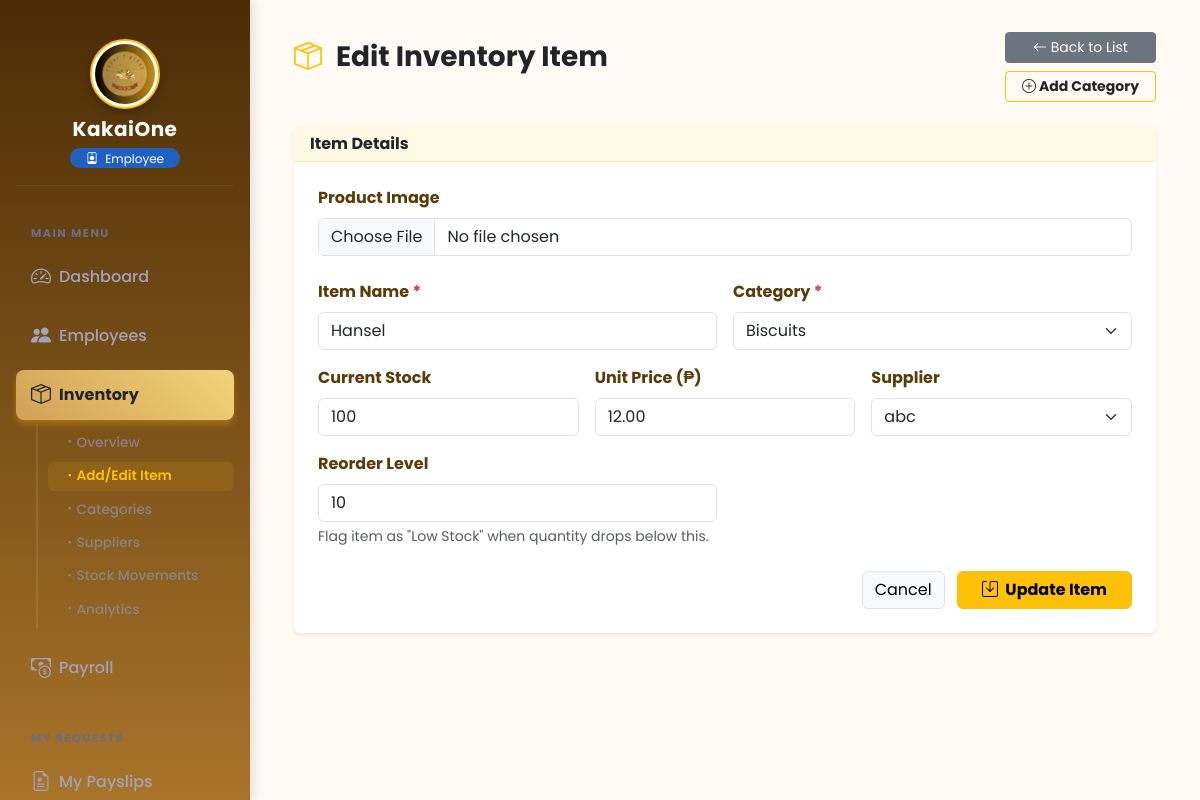
The page /frontend/inventory/inventory_form.php?id=2 (signed in) on the database its author committed.
### tables this page shows
CREATE TABLE `inventory` (
  `item_id` int(11) NOT NULL,
  `item_name` varchar(100) NOT NULL,
  `category_id` int(11) DEFAULT NULL,
  `quantity` int(11) DEFAULT 0,
  `unit_price` decimal(10,2) DEFAULT 0.00,
  `reorder_level` int(11) DEFAULT 10,
  `supplier_id` int(11) DEFAULT NULL,
  `status` enum('Available','Low Stock','Out of Stock') DEFAULT 'Available',
  `created_at` timestamp NOT NULL DEFAULT current_timestamp(),
  `image_path` varchar(255) DEFAULT NULL
);

### frontend/inventory/inventory_form.php (the view, shortened to what this page needs)
<?php
require_once __DIR__ . '/../includes/auth_check.php';
$id = isset($_GET['id']) ? intval($_GET['id']) : 0;
$isEdit = ($id > 0);
$item = [
  'item_name' => '',
  'category_id' => '',
  'quantity' => 0,
  'unit_price' => 0.00,
  'supplier_id' => '',
  'reorder_level' => 10,
  'status' => 'Available',
  'image_path' => ''
];
$suppliers = [];
$categories = [];
try {
  $supStmt = $pdo->query("SELECT * FROM suppliers ORDER BY supplier_name ASC");
  $suppliers = $supStmt->fetchAll(PDO::FETCH_ASSOC);
  $catStmt = $pdo->query("SELECT * FROM categories ORDER BY category_name ASC");
  $categories = $catStmt->fetchAll(PDO::FETCH_ASSOC);
} catch (PDOException $e) {
}
if ($isEdit && $_SERVER['REQUEST_METHOD'] !== 'POST') {
  try {
    $stmt = $pdo->prepare("SELECT * FROM inventory WHERE item_id = ?");
    $stmt->execute([$id]);
    $fetched = $stmt->fetch(PDO::FETCH_ASSOC);
    if ($fetched) {
      $item = $fetched;
    } else {
      die("Item not found.");
    }
  } catch (PDOException $e) {
    die("Error fetching item: " . $e->getMessage());
  }
}
?>
<!DOCTYPE html>
<html lang="en">
<head>
  <?php include '../includes/links.php'; ?>
</head>
<body class="bg-light">
  <?php include '../includes/sidebar.php'; ?>
  <main id="main-content" class="main-content-wrapper">
    <div class="container-fluid">
      <div class="d-flex justify-content-between align-items-start mb-4">
        <h3 class="fw-bold text-dark mt-2">
          <i class="bi bi-box-seam me-2 text-warning"></i>
          <?= $isEdit ? 'Edit Inventory Item' : 'Add New Item' ?>
        </h3>
        <div class="d-flex flex-column gap-2 text-end">
          <a href="inventory_overview.php" class="btn btn-secondary btn-sm px-3">
            <i class="bi bi-arrow-left"></i> Back to List
          </a>
          <button type="button" class="btn btn-outline-warning text-dark btn-sm fw-bold px-3" data-bs-toggle="modal" data-bs-target="#addCategoryModal">
            <i class="bi bi-plus-circle"></i> Add Category
          </button>
        </div>
      </div>
      <div class="card shadow-sm border-0">
        <div class="card-header bg-warning bg-opacity-10 border-bottom border-warning border-opacity-25">
          <h6 class="mb-0 fw-bold text-dark">Item Details</h6>
        </div>
        <div class="card-body p-4">
          <form method="POST" enctype="multipart/form-data">
            <div class="row g-3">
              <div class="col-md-12 mb-2">
                <label class="form-label fw-bold">Product Image</label>
                <div class="d-flex align-items-center gap-3">
                  <div class="flex-grow-1">
                    <input type="file" name="item_image" class="form-control" accept="image/*">
                  </div>
                </div>
              </div>
              <div class="col-md-6">
                <label class="form-label fw-bold">Item Name <span class="text-danger">*</span></label>
                <input type="text" name="item_name" class="form-control" value="<?= htmlspecialchars($item['item_name']) ?>" required>
              </div>
              <div class="col-md-6">
                <label class="form-label fw-bold">Category <span class="text-danger">*</span></label>
                <select name="category_id" class="form-select" required>
                  <?php foreach ($categories as $cat): ?>
                    <?php $selected = ($item['category_id'] == $cat['category_id']) ? 'selected' : ''; ?>
                    <option value="<?= $cat['category_id'] ?>" <?= $selected ?>>
                      <?= htmlspecialchars($cat['category_name']) ?>
                    </option>
                  <?php endforeach; ?>
                </select>
              </div>
              <div class="col-md-4">
                <label class="form-label fw-bold">Current Stock</label>
                <input type="number" name="quantity" class="form-control" value="<?= $item['quantity'] ?>" min="0" required>
              </div>
              <div class="col-md-4">
                <label class="form-label fw-bold">Unit Price (₱)</label>
                <input type="number" step="0.01" name="unit_price" class="form-control" value="<?= $item['unit_price'] ?>" min="0">
              </div>
              <div class="col-md-4">
                <label class="form-label fw-bold">Supplier</label>
                <select name="supplier_id" class="form-select" required>
                  <?php foreach ($suppliers as $sup): ?>
                    <?php $selected = ($item['supplier_id'] == $sup['supplier_id']) ? 'selected' : ''; ?>
                    <option value="<?= $sup['supplier_id'] ?>" <?= $selected ?>>
                      <?= htmlspecialchars($sup['supplier_name']) ?>
                    </option>
                  <?php endforeach; ?>
                </select>
              </div>
              <div class="col-md-6">
                <label class="form-label fw-bold">Reorder Level</label>
                <input type="number" name="reorder_level" class="form-control" value="<?= $item['reorder_level'] ?>" min="1">
                <div class="form-text">Flag item as "Low Stock" when quantity drops below this.</div>
              </div>
              <div class="col-12 mt-4 text-end">
                <a href="inventory_overview.php" class="btn btn-light border me-2">Cancel</a>
                <button type="submit" class="btn btn-warning px-4 fw-bold">
                  <i class="bi bi-save me-1"></i> <?= $isEdit ? 'Update Item' : 'Save Item' ?>
                </button>
              </div>
            </div>
          </form>
        </div>
      </div>
    </div>
  </main>
</body>
</html>

### frontend/assets/css/style.css (style rules this page uses)
body { font-family: 'Poppins', sans-serif; background-color: #fff9f2; margin: 0; padding: 0; }
.form-label { font-weight: 500; color: #5a3b09; }
#main-content { margin-left: 250px; background-color: #fffaf3; min-height: 100vh; padding: 2rem; width: calc(100% - 250px); transition: all 0.3s ease; }
#main-content h3 { color: #4b2c06; }

### rows shown on the page
inventory: item_name "Hansel", quantity "100", unit_price "12.00", reorder_level "10"

### other values the page prints
$_SESSION['role'] "Employee"
form field category_id "Biscuits"
form field supplier_id "abc"
